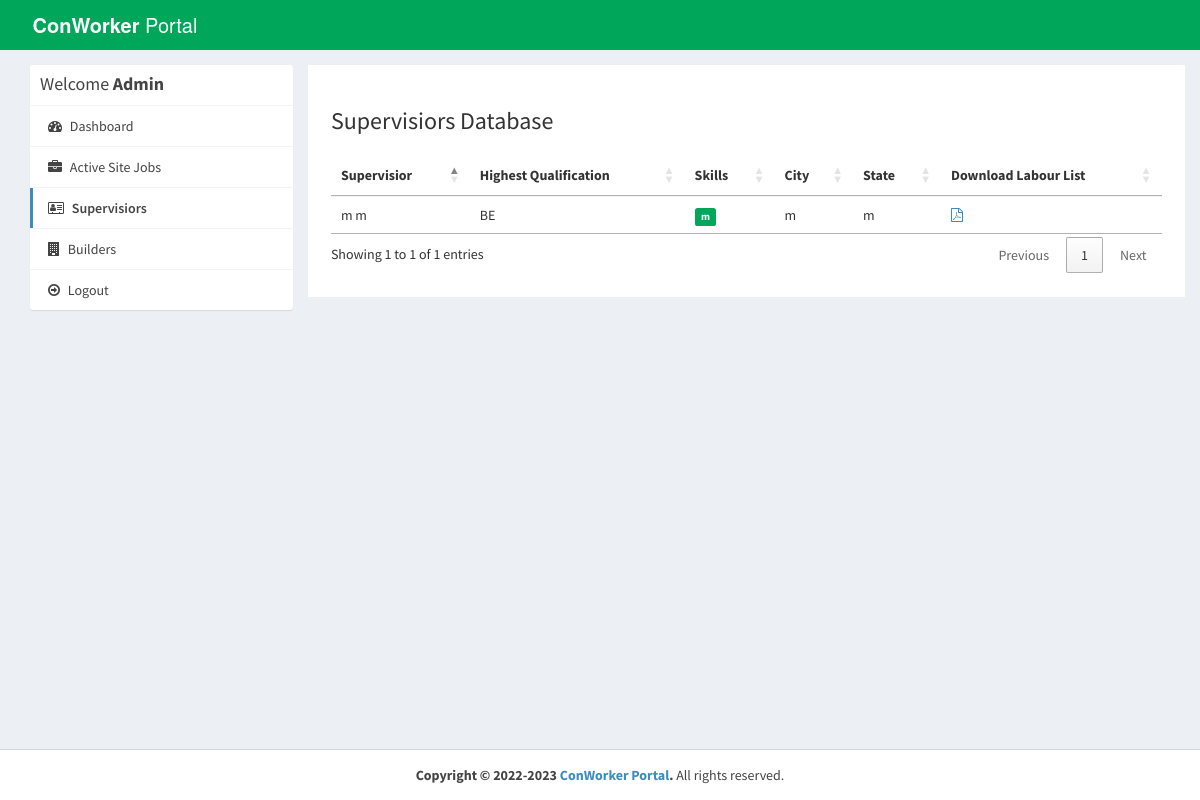
Page /admin/applications.php (signed in) on the committed database.
### tables this page shows
CREATE TABLE `supervisior` (
  `id_user` int(11) NOT NULL,
  `firstname` varchar(255) NOT NULL,
  `lastname` varchar(255) NOT NULL,
  `email` varchar(255) NOT NULL,
  `password` varchar(255) NOT NULL,
  `address` text,
  `city` varchar(255) DEFAULT NULL,
  `state` varchar(255) DEFAULT NULL,
  `contactno` varchar(255) DEFAULT NULL,
  `qualification` varchar(255) DEFAULT NULL,
  `stream` varchar(255) DEFAULT NULL,
  `passingyear` varchar(255) DEFAULT NULL,
  `dob` varchar(255) DEFAULT NULL,
  `age` varchar(255) DEFAULT NULL,
  `designation` varchar(255) DEFAULT NULL,
  `resume` varchar(255) DEFAULT NULL,
  `hash` varchar(255) DEFAULT NULL,
  `active` int(11) NOT NULL DEFAULT '1',
  `aboutme` text NOT NULL,
  `skills` text
);

### admin/applications.php (the view, shortened to what this page needs)
<?php
require_once("../db.php");
?>
<!DOCTYPE html>
<html>
<head>
  <link rel="stylesheet" href="https://cdnjs.cloudflare.com/ajax/libs/twitter-bootstrap/3.3.7/css/bootstrap.min.css">
  <link rel="stylesheet" href="https://cdnjs.cloudflare.com/ajax/libs/font-awesome/4.7.0/css/font-awesome.min.css">
  <link rel="stylesheet" href="https://cdnjs.cloudflare.com/ajax/libs/ionicons/2.0.1/css/ionicons.min.css">
  <link rel="stylesheet" href="https://cdn.datatables.net/1.10.15/css/jquery.dataTables.min.css">
  <link rel="stylesheet" href="../css/AdminLTE.min.css">
  <link rel="stylesheet" href="../css/_all-skins.min.css">
  <link rel="stylesheet" href="../css/custom.css">
</head>
<body class="hold-transition skin-green sidebar-mini">
<div class="wrapper">
  <header class="main-header">
    <a href="index.php" class="logo logo-bg">
      <span class="logo-lg"><b>ConWorker</b> Portal</span>
    </a>
    <nav class="navbar navbar-static-top">
    </nav>
  </header>
  <div class="content-wrapper" style="margin-left: 0px;">
    <section id="candidates" class="content-header">
      <div class="container">
        <div class="row">
          <div class="col-md-3">
            <div class="box box-solid">
              <div class="box-header with-border">
                <h3 class="box-title">Welcome <b>Admin</b></h3>
              </div>
              <div class="box-body no-padding">
                <ul class="nav nav-pills nav-stacked">
                  <li><a href="dashboard.php"><i class="fa fa-dashboard"></i> Dashboard</a></li>
                  <li><a href="active-jobs.php"><i class="fa fa-briefcase"></i> Active Site Jobs</a></li>
                  <li class="active"><a href="applications.php"><i class="fa fa-address-card-o"></i> Supervisiors</a></li>
                  <li><a href="builders.php"><i class="fa fa-building"></i> Builders</a></li>
                  <li><a href="../logout.php"><i class="fa fa-arrow-circle-o-right"></i> Logout</a></li>
                </ul>
              </div>
            </div>
          </div>
          <div class="col-md-9 bg-white padding-2">
            <h3>Supervisiors Database</h3>
            <div class="row margin-top-20">
              <div class="col-md-12">
                <div class="box-body table-responsive no-padding">
                  <table id="example2" class="table table-hover">
                    <thead>
                      <th>Supervisior</th>
                      <th>Highest Qualification</th>
                      <th>Skills</th>
                      <th>City</th>
                      <th>State</th>
                      <th>Download Labour List</th>
                    </thead>
                    <tbody>
                      <?php
                       $sql = "SELECT * FROM supervisior";
                            $result = $conn->query($sql);
                            if($result->num_rows > 0) {
                              while($row = $result->fetch_assoc())
                              {
                                $skills = $row['skills'];
                                $skills = explode(',', $skills);
                      ?>
                      <tr>
                        <td><?php echo $row['firstname'].' '.$row['lastname']; ?></td>
                        <td><?php echo $row['qualification']; ?></td>
                        <td>
                          <?php
                          foreach ($skills as $value) {
                            echo ' <span class="label label-success">'.$value.'</span>';
                          }
                          ?>
                        </td>
                        <td><?php echo $row['city']; ?></td>
                        <td><?php echo $row['state']; ?></td>
                        <?php if($row['resume'] != '') { ?>
                        <td><a href="../uploads/list/<?php echo $row['resume']; ?>" download="<?php echo $row['firstname'].' List'; ?>"><i class="fa fa-file-pdf-o"></i></a></td>
                        <?php } else { ?>
                        <td>No Labour List Uploaded</td>
                        <?php } ?>
                      </tr>
                      <?php
                        }
                      }
                      ?>
                    </tbody>
                  </table>
                </div>
              </div>
            </div>
          </div>
        </div>
      </div>
    </section>
  </div>
  <footer class="main-footer" style="margin-left: 0px;">
    <div class="text-center">
      <strong>Copyright &copy; 2022-2023 <a href="jonsnow.netai.net">ConWorker Portal</a>.</strong> All rights
    reserved.
    </div>
  </footer>
</div>
</body>
</html>

### css/custom.css (style rules this page uses)
.logo-bg { background-color: #00A65A !important; }
.margin-top-20 { margin-top: 20px; }
.padding-2 { padding: 2%; }
.bg-white { background-color: #fff; }

### rows in the picture
supervisior: firstname "m", lastname "m", qualification "BE", skills "m", city "m", state "m"
